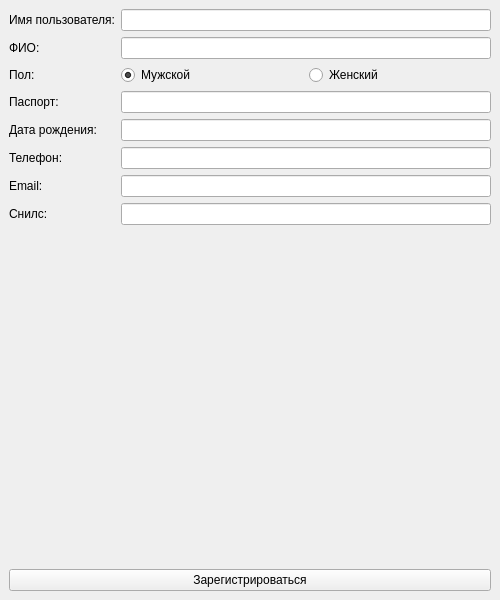
<?xml version="1.0" encoding="UTF-8"?>
<ui version="4.0">
 <class>MainWindow</class>
 <widget class="QMainWindow" name="MainWindow">
  <property name="geometry">
   <rect>
    <x>0</x>
    <y>0</y>
    <width>500</width>
    <height>600</height>
   </rect>
  </property>
  <property name="windowTitle">
   <string>Регистрация</string>
  </property>
  <widget class="QWidget" name="centralwidget">
   <layout class="QVBoxLayout" name="verticalLayout">
    <item>
     <layout class="QFormLayout" name="formLayout">
      <item row="0" column="0">
       <widget class="QLabel" name="label">
        <property name="text">
         <string>Имя пользователя:</string>
        </property>
       </widget>
      </item>
      <item row="0" column="1">
       <widget class="QLineEdit" name="usernameEdit"/>
      </item>
      <item row="1" column="0">
       <widget class="QLabel" name="label_2">
        <property name="text">
         <string>ФИО:</string>
        </property>
       </widget>
      </item>
      <item row="1" column="1">
       <widget class="QLineEdit" name="fullNameEdit"/>
      </item>
      <item row="2" column="0">
       <widget class="QLabel" name="label_3">
        <property name="text">
         <string>Пол:</string>
        </property>
       </widget>
      </item>
      <item row="2" column="1">
       <layout class="QHBoxLayout" name="horizontalLayout">
        <item>
         <widget class="QRadioButton" name="maleRadio">
          <property name="text">
           <string>Мужской</string>
          </property>
          <property name="checked">
           <bool>true</bool>
          </property>
         </widget>
        </item>
        <item>
         <widget class="QRadioButton" name="femaleRadio">
          <property name="text">
           <string>Женский</string>
          </property>
         </widget>
        </item>
       </layout>
      </item>
      <item row="3" column="0">
       <widget class="QLabel" name="label_4">
        <property name="text">
         <string>Паспорт:</string>
        </property>
       </widget>
      </item>
      <item row="3" column="1">
       <widget class="QLineEdit" name="passportEdit"/>
      </item>
      <item row="4" column="0">
       <widget class="QLabel" name="label_5">
        <property name="text">
         <string>Дата рождения:</string>
        </property>
       </widget>
      </item>
      <item row="4" column="1">
       <widget class="QLineEdit" name="birthDateEdit"/>
      </item>
      <item row="5" column="0">
       <widget class="QLabel" name="label_6">
        <property name="text">
         <string>Телефон:</string>
        </property>
       </widget>
      </item>
      <item row="5" column="1">
       <widget class="QLineEdit" name="phoneEdit"/>
      </item>
      <item row="6" column="0">
       <widget class="QLabel" name="label_7">
        <property name="text">
         <string>Email:</string>
        </property>
       </widget>
      </item>
      <item row="6" column="1">
       <widget class="QLineEdit" name="emailEdit"/>
      </item>
      <item row="7" column="0">
       <widget class="QLabel" name="label_8">
        <property name="text">
         <string>Снилс:</string>
        </property>
       </widget>
      </item>
      <item row="7" column="1">
       <widget class="QLineEdit" name="snilsEdit"/>
      </item>
     </layout>
    </item>
    <item>
     <widget class="QPushButton" name="registerButton">
      <property name="text">
       <string>Зарегистрироваться</string>
      </property>
     </widget>
    </item>
   </layout>
  </widget>
 </widget>
 <resources/>
 <connections/>
</ui>
